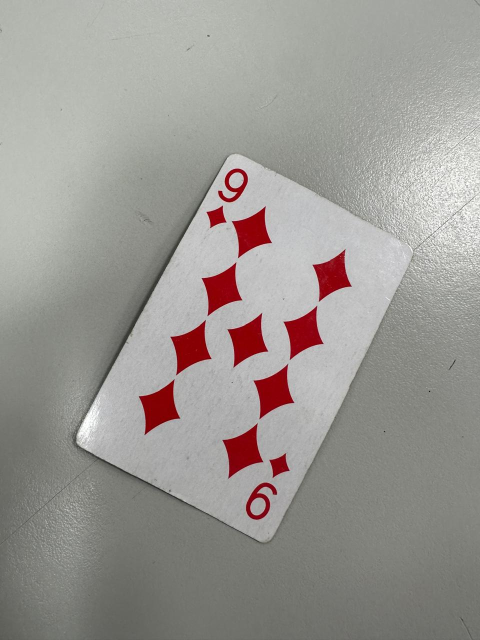
#> input picture Practica 3/reconocimiento_cartas/pruebas/WhatsApp Image 2026-11-12 at 7.00.56 PM (1).jpeg, 960 x 1280 px (shown at 1/2 size); its folder holds only this picture in this run
$ python -i cartas.py   (imports and definitions only)
#> lines starting #> are read from the running program, lines starting #| are printed output that depends on the picture; after the words box and inside, x2 and y2 are one past the last pixel; in counts of white or black regions, pixels touching at a corner belong together
#> further down, picture is the input picture: shape (1280, 960, 3); mean B, G, R 147.2, 151.5, 155
import glob
import os
import unicodedata
from dataclasses import dataclass
from typing import Dict, List, Optional, Tuple

import cv2
import numpy as np


ANCHO_CARTA, ALTO_CARTA = 300, 420
LADO_MAX_DETECCION = 1000
AREA_MIN_REL, AREA_MAX_REL = 0.004, 0.92
PROPORCION_CARTA = (1.0, 2.6)
PROPORCION_VISIBLE = (1.05, 2.20)
SATURACION_MAX_BLANCO = 80


EXTENSIONES_IMAGEN = (".jpg", ".jpeg", ".png", ".bmp", ".webp")
CONFIANZA_SUFICIENTE = 0.75
ANGULOS_TOLERANCIA = (-10, -5, 5, 10)
FRACCIONES_SEMILLA = (0.5, 0.65, 0.8)

REGIONES = [
    ((0.015, 0.20), (0.015, 0.30)),
    ((0.01, 0.27), (0.01, 0.36)),
    ((0.01, 0.15), (0.01, 0.27)),
    ((0.005, 0.25), (0.005, 0.34)),
    ((0.005, 0.30), (0.005, 0.40)),
]


ROI = ((0.01, 0.25), (0.01, 0.32))

TAM_VALOR = (50, 70)
TAM_PALO = (50, 50)

UMBRAL_VALOR = 0.45
UMBRAL_PALO = 0.45
PENALIZACION_COLOR = 0.12
SOLAPE_DUPLICADO = 0.5

METODOS = ("auto", "umbral", "blanco", "bordes")
PALOS = {
    "espadas": "Espadas",
    "corazones": "Corazones",
    "diamantes": "Diamantes",
    "treboles": "Tréboles",
}
PALOS_ROJOS = {"corazones", "diamantes"}
PALOS_NEGROS = {"espadas", "treboles"}


@dataclass
class Resultado:
    valor: str
    palo: str
    score_valor: float
    score_palo: float

    @property
    def valida(self) -> bool:
        return self.score_valor >= UMBRAL_VALOR and self.score_palo >= UMBRAL_PALO

    @property
    def nombre(self) -> str:
        return f"{self.valor} de {PALOS[self.palo]}"

    @property
    def clave(self) -> str:
        return f"{self.valor}-{self.palo}"


@dataclass
class Indice:
    img_valor: np.ndarray
    img_palo: np.ndarray
    rojo: bool
    roi: Tuple[int, int, int, int]
    binaria: np.ndarray


@dataclass
class Deteccion:
    cuad: np.ndarray
    carta: np.ndarray
    resultado: Optional[Resultado]


@dataclass
class Plantillas:
    valores: Dict[str, List[np.ndarray]]
    palos: Dict[str, List[np.ndarray]]


def sin_acentos(texto: str) -> str:
    return unicodedata.normalize("NFKD", texto).encode("ascii", "ignore").decode("ascii")


def normalizar_palo(texto: str) -> str:
    return sin_acentos(texto.strip().lower())


def _longitudes_lados(cuad) -> Tuple[float, ...]:
    p = np.asarray(cuad, dtype=np.float32).reshape(4, 2)
    return tuple(float(np.linalg.norm(p[(i + 1) % 4] - p[i])) for i in range(4))


def _proporcion(cuad) -> float:
    lados = _longitudes_lados(cuad)
    a = (lados[0] + lados[2]) / 2.0
    b = (lados[1] + lados[3]) / 2.0
    return max(a, b) / max(min(a, b), 1e-6)


def ordenar_vertices(pts: np.ndarray) -> np.ndarray:
    pts = np.asarray(pts, dtype=np.float32).reshape(4, 2)
    centro = pts.mean(axis=0)
    angulos = np.arctan2(pts[:, 1] - centro[1], pts[:, 0] - centro[0])
    pts = pts[np.argsort(angulos)]
    lados = _longitudes_lados(pts)
    if (lados[0] + lados[2]) > (lados[1] + lados[3]):
        pts = np.roll(pts, -1, axis=0)
    return np.ascontiguousarray(pts, dtype=np.float32)


def _mascara(img: np.ndarray, metodo: str) -> np.ndarray:
    kernel = cv2.getStructuringElement(cv2.MORPH_ELLIPSE, (5, 5))

    if metodo == "umbral":
        gris = cv2.GaussianBlur(cv2.cvtColor(img, cv2.COLOR_BGR2GRAY), (5, 5), 0)
        _, mask = cv2.threshold(gris, 0, 255, cv2.THRESH_BINARY | cv2.THRESH_OTSU)

    elif metodo == "blanco":
        hsv = cv2.cvtColor(cv2.GaussianBlur(img, (5, 5), 0), cv2.COLOR_BGR2HSV)
        _, sat, val = cv2.split(hsv)
        umbral_v, _ = cv2.threshold(val, 0, 255, cv2.THRESH_BINARY | cv2.THRESH_OTSU)
        mask = ((val >= 0.85 * umbral_v) & (sat <= SATURACION_MAX_BLANCO)).astype(np.uint8) * 255

    elif metodo == "bordes":
        gris = cv2.GaussianBlur(cv2.cvtColor(img, cv2.COLOR_BGR2GRAY), (5, 5), 0)
        bordes = cv2.Canny(gris, 50, 150)
        mask = cv2.dilate(bordes, kernel, iterations=2)
        mask = cv2.morphologyEx(mask, cv2.MORPH_CLOSE, kernel, iterations=3)
        conts, _ = cv2.findContours(mask, cv2.RETR_EXTERNAL, cv2.CHAIN_APPROX_SIMPLE)
        mask = np.zeros_like(mask)
        if conts:
            cv2.drawContours(mask, conts, -1, 255, cv2.FILLED)
        return cv2.erode(mask, kernel, iterations=2)

    else:
        raise ValueError(f"Método '{metodo}' no válido. Opciones: {', '.join(METODOS)}")

    mask = cv2.morphologyEx(mask, cv2.MORPH_CLOSE, kernel, iterations=2)
    return cv2.morphologyEx(mask, cv2.MORPH_OPEN, kernel, iterations=2)


def _cuadrilatero(contorno: np.ndarray) -> Optional[np.ndarray]:
    casco = cv2.convexHull(contorno)
    area = cv2.contourArea(casco)
    if area <= 0:
        return None
    perimetro = cv2.arcLength(casco, True)
    for eps in (0.02, 0.04, 0.06):
        aprox = cv2.approxPolyDP(casco, eps * perimetro, True)
        if len(aprox) == 4 and cv2.contourArea(aprox) / area >= 0.85:
            return aprox.reshape(4, 2).astype(np.float32)
    rect = cv2.minAreaRect(casco)
    area_rect = rect[1][0] * rect[1][1]
    if area_rect > 0 and area / area_rect >= 0.85:
        return cv2.boxPoints(rect).astype(np.float32)
    return None


def _cuadrilatero_valido(contorno: np.ndarray, area_img: float) -> Optional[np.ndarray]:
    if cv2.contourArea(contorno) < AREA_MIN_REL * area_img:
        return None
    cuad = _cuadrilatero(contorno)
    if cuad is None:
        return None
    cuad = ordenar_vertices(cuad)
    if PROPORCION_CARTA[0] <= _proporcion(cuad) <= PROPORCION_CARTA[1]:
        return cuad
    return None


def _cuadrilateros(mask: np.ndarray) -> List[np.ndarray]:
    alto, ancho = mask.shape[:2]
    area_img = alto * ancho
    conts, _ = cv2.findContours(mask, cv2.RETR_EXTERNAL, cv2.CHAIN_APPROX_SIMPLE)
    cuads = []
    for c in conts:
        area = cv2.contourArea(c)
        if not (AREA_MIN_REL * area_img <= area <= AREA_MAX_REL * area_img):
            continue
        cuad = _cuadrilatero_valido(c, area_img)
        if cuad is not None:
            cuads.append(cuad)
    return cuads


def detectar_cartas(img: np.ndarray, metodo: str = "auto") -> Tuple[List[np.ndarray], np.ndarray]:
#> called with metodo = 'auto'
    if img is None or not isinstance(img, np.ndarray) or img.size == 0:
        raise ValueError("La imagen de entrada está vacía o no es válida.")
    if img.ndim != 3 or img.shape[2] != 3:
        raise ValueError("La imagen debe ser BGR de 3 canales.")
    if metodo not in METODOS:
        raise ValueError(f"Método '{metodo}' no válido.")

    alto, ancho = img.shape[:2]
    escala = min(1.0, LADO_MAX_DETECCION / float(max(alto, ancho)))
    chica = cv2.resize(img, None, fx=escala, fy=escala, interpolation=cv2.INTER_AREA) if escala < 1.0 else img

    metodos = ("umbral", "blanco", "bordes") if metodo == "auto" else (metodo,)
    candidatos: List[np.ndarray] = []
    combinada = None

    for m in metodos:
        mask = _mascara(chica, m)
        combinada = mask.copy() if combinada is None else cv2.bitwise_or(combinada, mask)
        candidatos.extend(_cuadrilateros(mask))
#> this loop made 3 passes
#> umbral_v in _mascara on pass 2: 154
#> pass 1, in _mascara, `gris = cv2.GaussianBlur(cv2.cvtColor(img, cv2.COLOR_BGR2GRAY), (5, 5),..`:
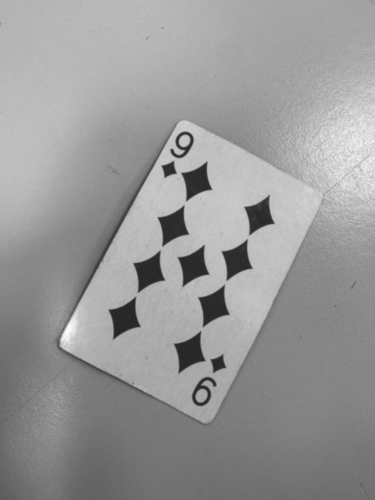
#> gris: shape (1000, 750) (shown at 1/2 size); min 38, max 252, mean 152
#> pass 1, in _mascara, `_, mask = cv2.threshold(gris, 0, 255, cv2.THRESH_BINARY | cv2.THRESH_O..`:
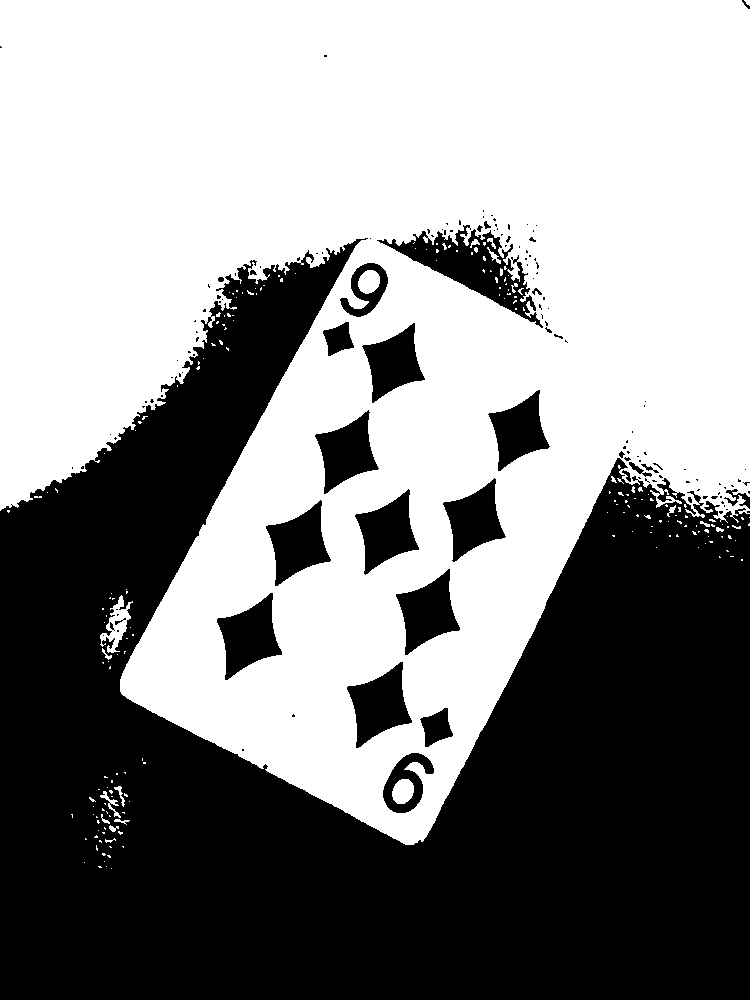
#> mask: shape (1000, 750); 55.6% white; 139 black regions (111 under 20 px), largest, box (x1, y1, x2, y2) and area: (0, 238, 750, 1000) 297137, (377, 225, 543, 328) 5198, (217, 593, 282, 680) 3004
#> pass 1, in detectar_cartas, `mask = _mascara(chica, m)`:
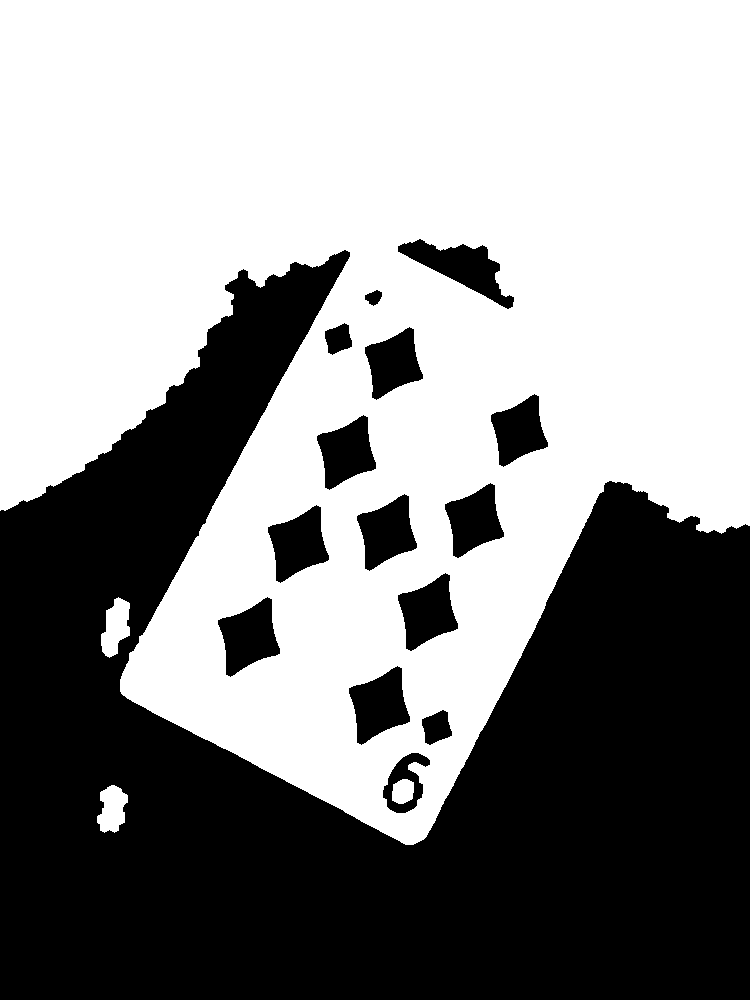
#> mask: shape (1000, 750); 56.9% white; 15 black regions, largest, box (x1, y1, x2, y2) and area: (0, 250, 750, 1000) 293045, (398, 239, 514, 309) 3187, (218, 597, 280, 677) 2933
#> after the loop:
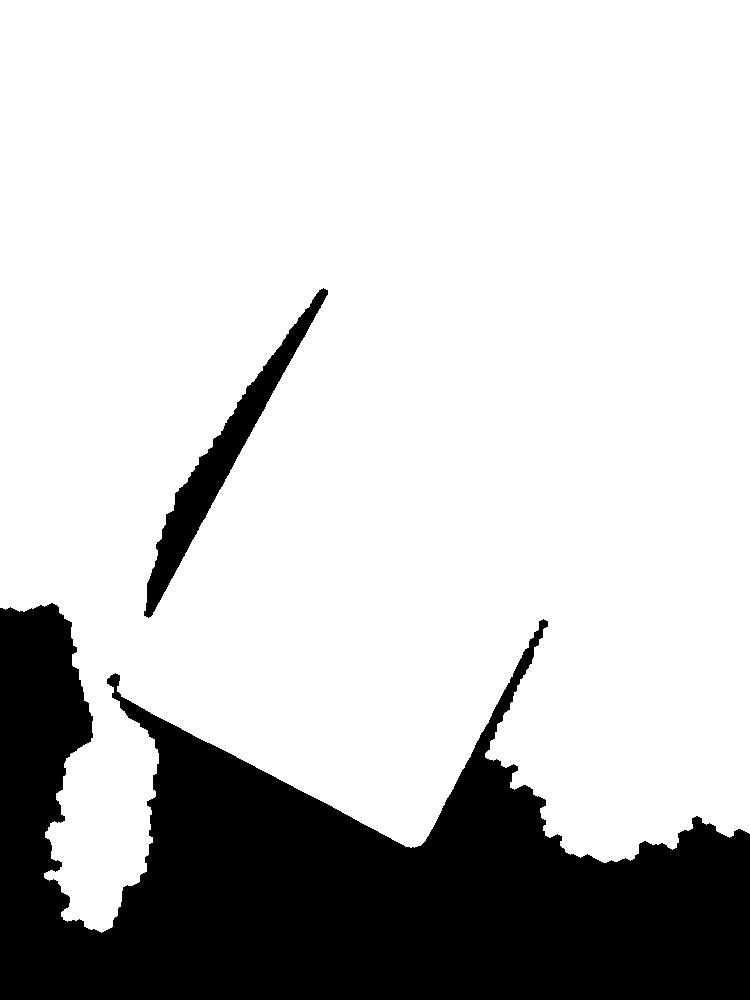
#> combinada: shape (1000, 750); 78.3% white; 2 black regions, box (x1, y1, x2, y2) and area: (0, 603, 750, 1000) 153791, (144, 288, 328, 618) 8638
#> after the loop:
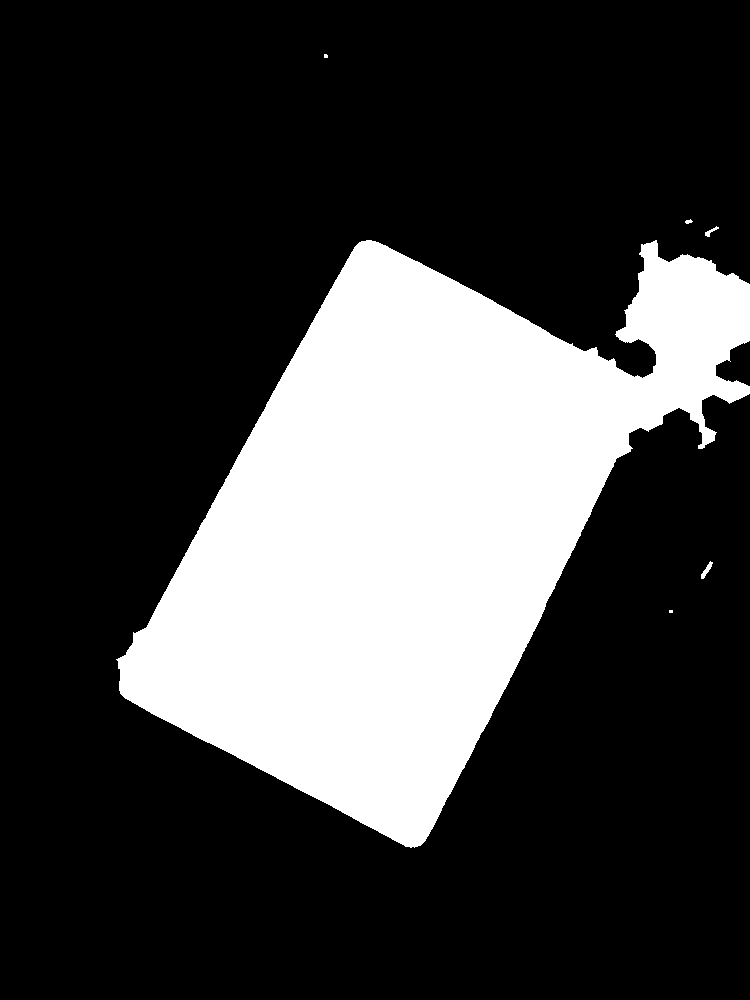
#> mask: shape (1000, 750); 25.9% white; 6 white regions (2 under 20 px), largest, box (x1, y1, x2, y2) and area: (116, 240, 750, 848) 194257, (701, 561, 713, 579) 80, (705, 226, 719, 237) 53, (685, 219, 693, 224) 25
#> after the loop, candidatos = [[[0, 0], [749, 0], [749, 833], [63, 919]], [[359, 242], [749, 284], [420, 845], [120, 693]]]

    if escala < 1.0:
        candidatos = [c / escala for c in candidatos]
#> candidatos = [[[0, 0], [958.7, 0], [958.7, 1066.2], [80.64, 1176.3]], [[459.5, 309.8], [958.7, 363.5], [537.6, 1081.6], [153.6, 887]]]

    return candidatos, combinada


# [52 lines left out: functions rectificar, _segmentar_valor_palo, not called in this run]


def _normalizar(binaria: np.ndarray, caja, tam) -> np.ndarray:
    x, y, w, h = caja
    return cv2.resize(binaria[y:y + h, x:x + w], tam, interpolation=cv2.INTER_AREA)


# [36 lines left out: functions _es_rojo, _indices, not called in this run]


def extraer_indice(carta: np.ndarray) -> Optional[Indice]:
    return next(_indices(carta), None)


# [44 lines left out: functions cargar_plantillas, _correlaciones, _clasificar_indice, not called in this run]


def _confianza(res: Optional[Resultado]) -> float:
    return -1.0 if res is None else res.score_valor + res.score_palo


# [121 lines left out: functions _leer_carta, _evaluar, _solape, procesar_imagen, _texto_con_borde, dibujar and 2 more, not called in this run]

>>> import cv2
>>> picture = cv2.imread('pruebas/WhatsApp Image 2026-11-12 at 7.00.56 PM (1).jpeg')
>>> result = detectar_cartas(picture)

$ run again, on Practica 3/reconocimiento_cartas/pruebas/WhatsApp Image 2026-11-12 at 7.00.56 PM (10).jpeg
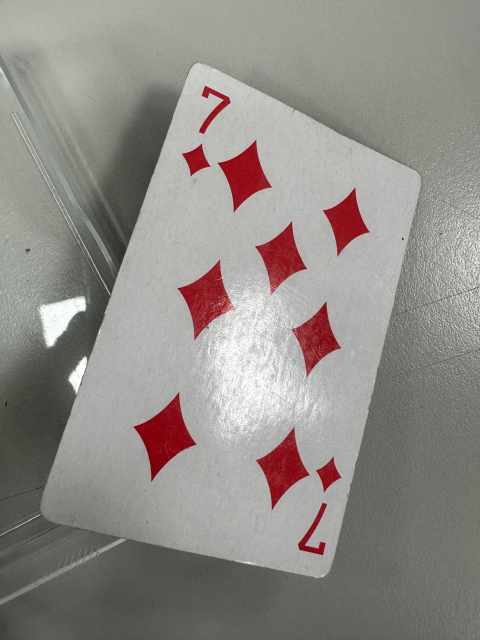
#> input picture Practica 3/reconocimiento_cartas/pruebas/WhatsApp Image 2026-11-12 at 7.00.56 PM (10).jpeg, 960 x 1280 px (shown at 1/2 size)
#> picture is the input picture: shape (1280, 960, 3); mean B, G, R 135.5, 140.4, 144.5
#> the loop in detectar_cartas, `for m in metodos:` made 3 passes
#> umbral_v in _mascara on pass 2: 135
#> pass 1, in detectar_cartas, `mask = _mascara(chica, m)`:
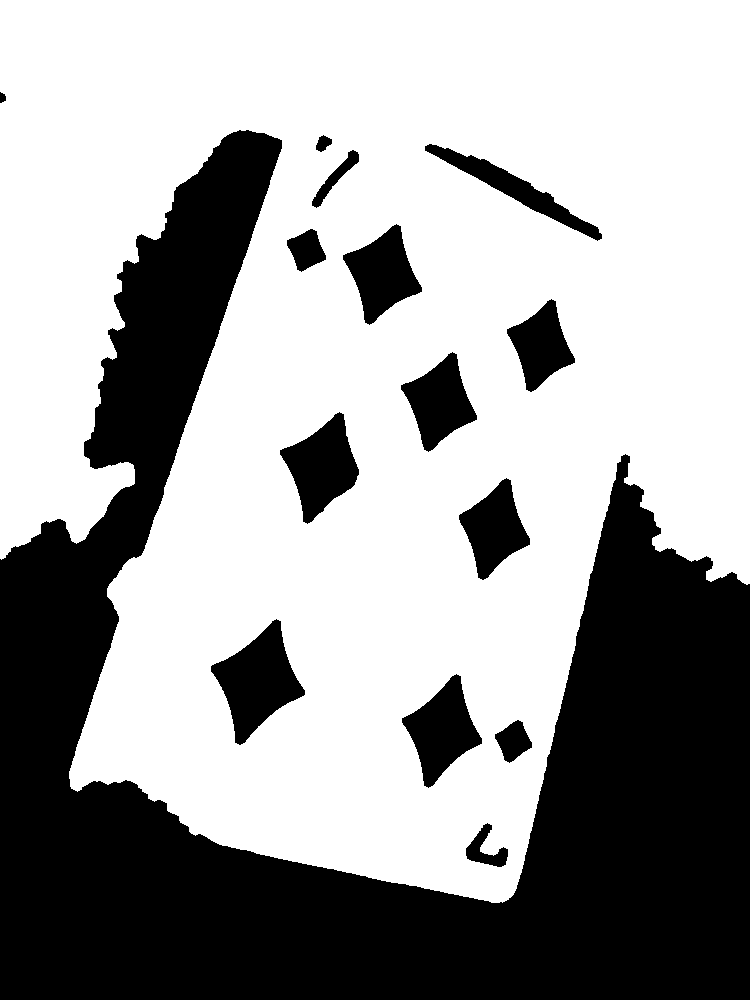
#> mask: shape (1000, 750); 63.8% white; 15 black regions, largest, box (x1, y1, x2, y2) and area: (0, 130, 750, 1000) 234644, (211, 619, 305, 745) 5809, (280, 412, 359, 524) 4699
#> after the loop in detectar_cartas, `for m in metodos:`:
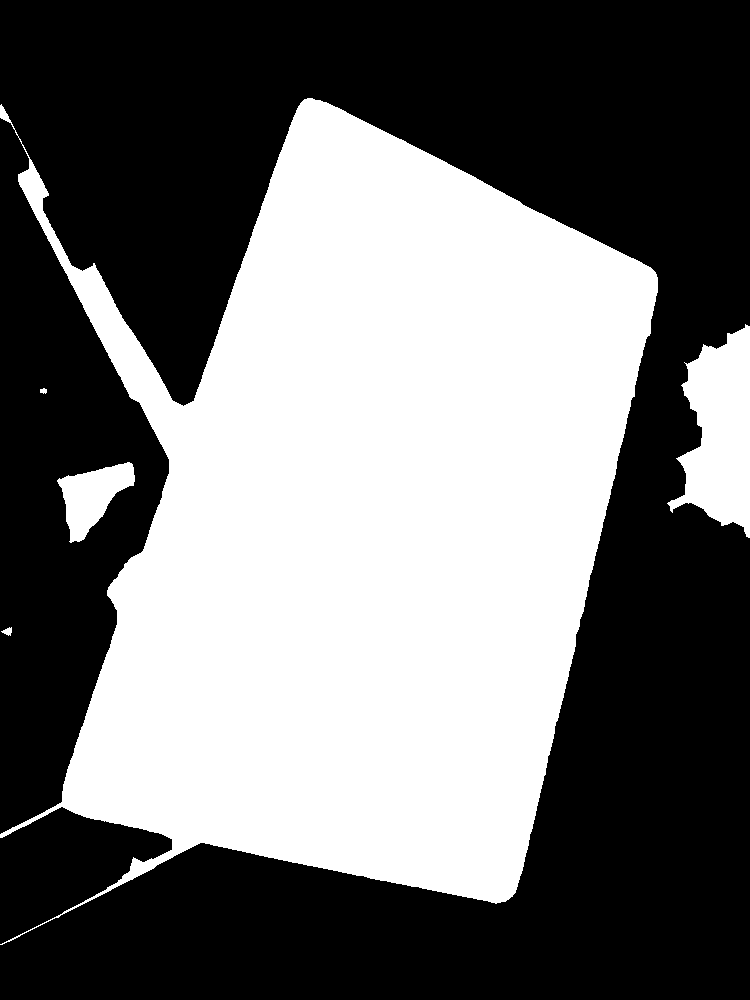
#> mask: shape (1000, 750); 44.1% white; 5 white regions, box (x1, y1, x2, y2) and area: (0, 98, 658, 945) 316571, (667, 324, 750, 538) 10864, (57, 462, 135, 543) 3236, (1, 627, 12, 636) 58, (40, 388, 47, 394) 32
#> after the loop in detectar_cartas, `for m in metodos:`: candidatos = [[[0, 0], [749, 0], [749, 902], [-2.76e-14, 902]], [[0, 0], [749, 0], [749, 999], [64, 803]], [[131, 463], [133, 485], [70, 542], [57, 480]], [[684, 362], [745, 324], [749, 537], [667, 503]], [[0, 105], [650, 267], [512, 896], [0, 944]]]
#> in detectar_cartas, `candidatos = [c / escala for c in candidatos]`: candidatos = 5 items
